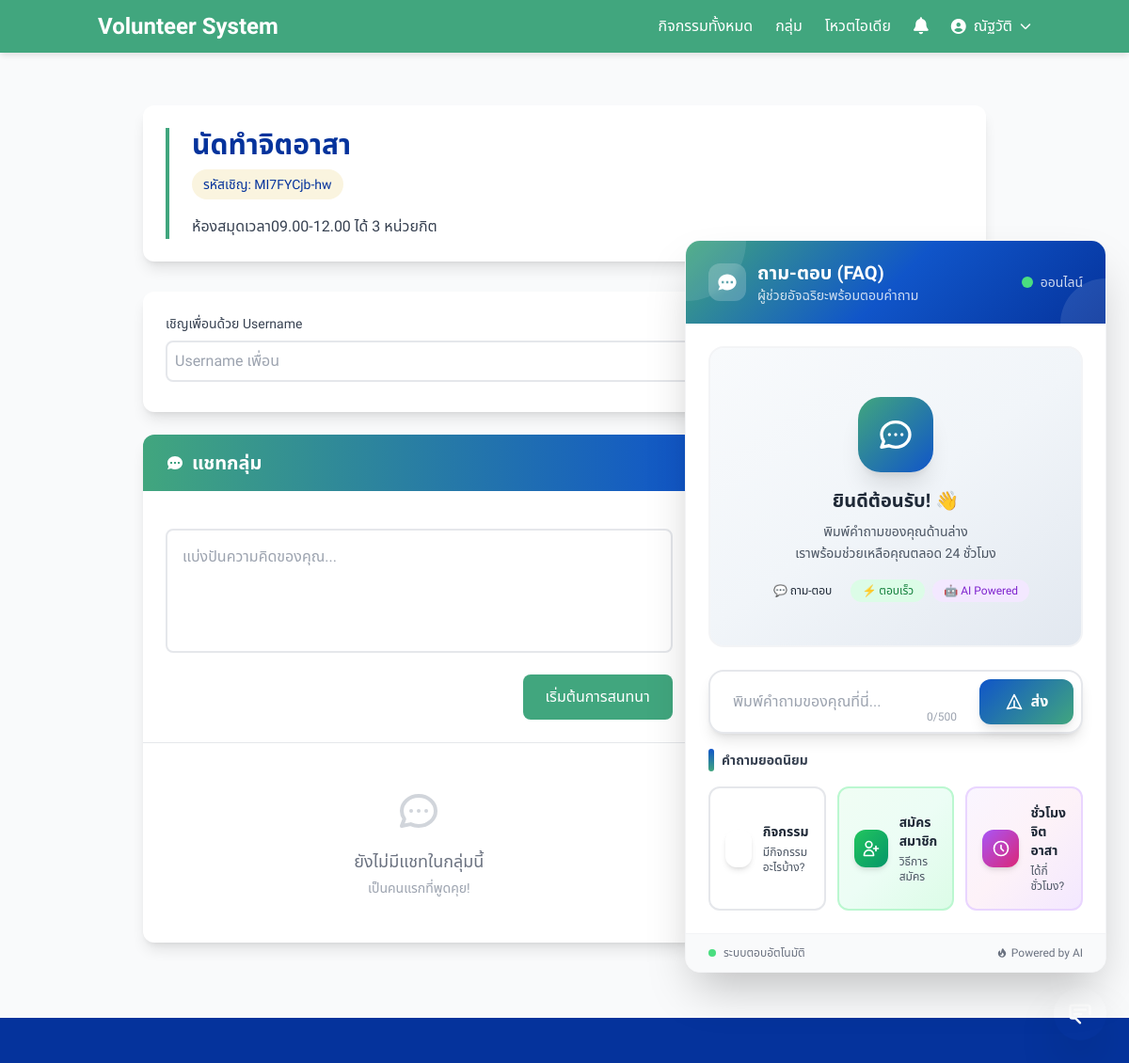
The app's page /group/1/ (signed in), older data.
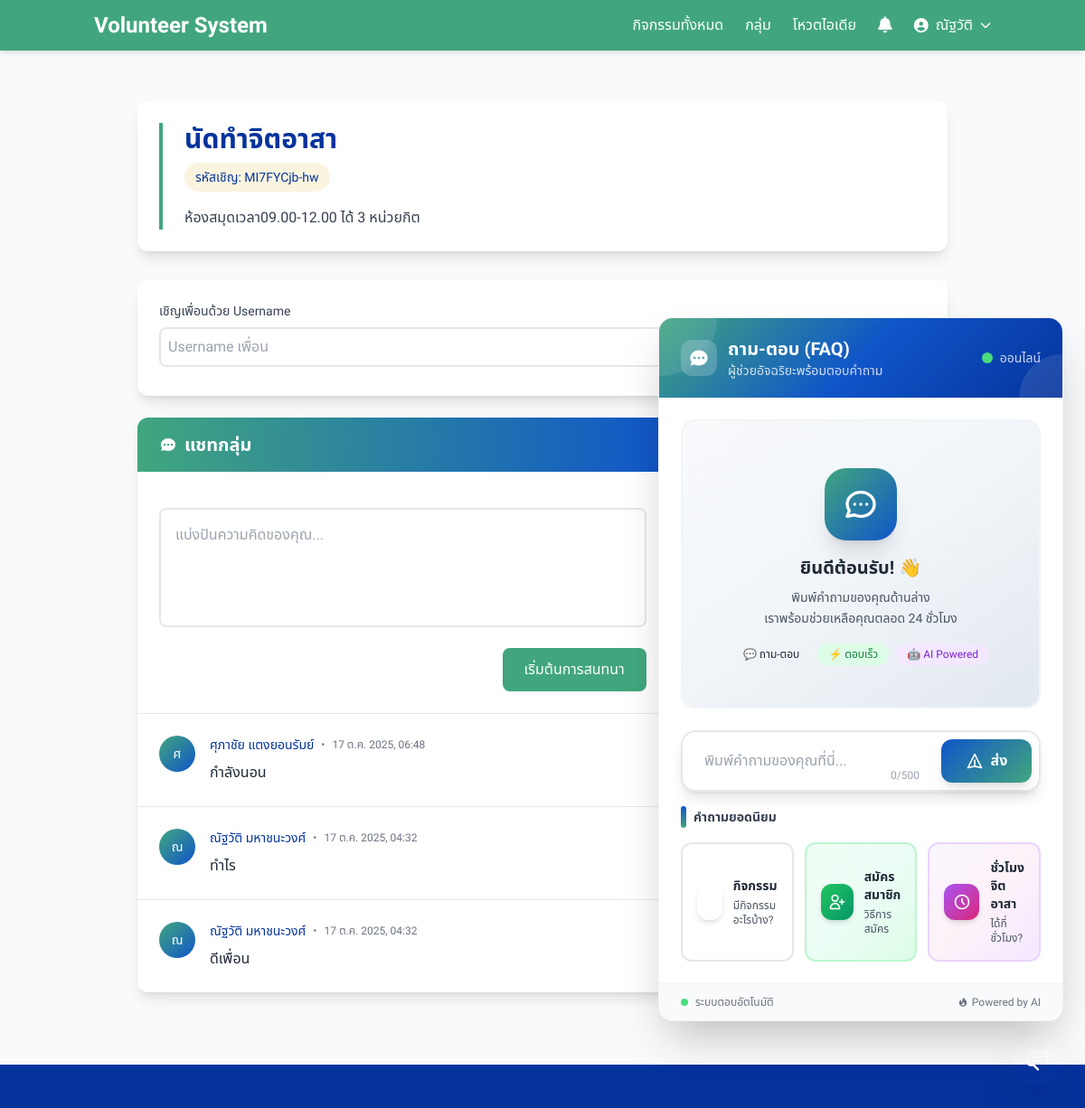
The same page, newer data.
### volunteer_app/models.py (models this page shows, shortened)
class GroupPost(models.Model):
    group = models.ForeignKey(Group, on_delete=models.CASCADE, related_name="posts")
    author = models.ForeignKey(User, on_delete=models.SET_NULL, null=True, blank=True)
    content = models.TextField()
    created_at = models.DateTimeField(auto_now_add=True)

class User(AbstractUser):
    title = models.CharField(max_length=20, blank=True)
    student_id = models.CharField(max_length=20, blank=True)
    faculty = models.CharField(max_length=120, blank=True)
    department = models.CharField(max_length=120, blank=True)
    year = models.PositiveSmallIntegerField(null=True, blank=True)
    is_admin = models.BooleanField(default=False)
    roles = models.ManyToManyField("Role", blank=True, related_name="users")

### volunteer_app/views.py (the view, shortened to what this page needs)
# urls.py: path("group/<int:pk>/", views.group_detail, name="group_detail"),
@login_required
def group_detail(request, pk):
    g = get_object_or_404(Group, pk=pk)
    user_in_group = GroupMembership.objects.filter(group=g, user=request.user).exists()
    posts = g.posts.order_by("-created_at").all()
    members = g.memberships.select_related("user").all()
    return render(request, "group_detail.html", {
        "group": g,
        "posts": posts,
        "members": members,
        "user_in_group": user_in_group,
    })

### volunteer_app/context_processors.py (called while the page is built)
def unread_notifications(request):
    count = 0
    user = getattr(request, 'user', None)
    try:
        if user and user.is_authenticated:
            count = user.notifications.filter(is_read=False).count()
    except Exception:
        count = 0
    return {"unread_notifications_count": count}

### volunteer_app/templates/group_detail.html (shortened to what the changed rows need)
{% extends "base.html" %}
{% load widget_tweaks %}
{% block content %}
<div class="min-h-full bg-gray-50 py-8 px-4 sm:px-6 lg:px-8">
  <div class="max-w-4xl mx-auto">
    {% if group %}
      <div class="bg-white rounded-xl shadow-lg p-6 mb-8">
        <div class="border-l-4 border-[#41A67E] pl-6">
          <h1 class="text-3xl font-bold text-[#05339C] mb-2">{{ group.name }}</h1>
        </div>
      </div>
      <div class="grid grid-cols-1 lg:grid-cols-3 gap-8">
        <div class="lg:col-span-2">
          <div class="bg-white rounded-xl shadow-lg overflow-hidden">
            <div class="bg-gradient-to-r from-[#41A67E] to-[#1055C9] px-6 py-4">
              <h2 class="text-xl font-bold text-white flex items-center">
                <svg class="w-5 h-5 mr-2" fill="currentColor" viewBox="0 0 20 20">
                  <path fill-rule="evenodd" d="M18 10c0 3.866-3.582 7-8 7a8.841 8.841 0 01-4.083-.98L2 17l1.338-3.123C2.493 12.767 2 11.434 2 10c0-3.866 3.582-7 8-7s8 3.134 8 7zM7 9H5v2h2V9zm8 0h-2v2h2V9zM9 9h2v2H9V9z" clip-rule="evenodd"></path>
                </svg>
                แชทกลุ่ม
              </h2>
            </div>
            <div class="divide-y divide-gray-200" id="posts-list">
              {% for p in posts %}
                <article class="p-6 hover:bg-gray-50 transition-colors duration-150">
                  <div class="flex space-x-4">
                    <div class="flex-shrink-0">
                      <div class="w-10 h-10 bg-gradient-to-br from-[#41A67E] to-[#1055C9] rounded-full flex items-center justify-center">
                        <span class="text-white font-medium text-sm">{{ p.author.first_name|first|default:p.author.username|first }}</span>
                      </div>
                    </div>
                    <div class="flex-1 min-w-0">
                      <div class="flex items-center space-x-2 mb-2">
                        <h4 class="text-sm font-medium text-[#05339C]">{{ p.author.get_full_name|default:p.author.username }}</h4>
                        <span class="text-xs text-gray-500">•</span>
                        <time class="text-xs text-gray-500" datetime="{{ p.created_at|date:'c' }}">{{ p.created_at|date:"d M Y, H:i" }}</time>
                      </div>
                      <p class="text-gray-800 leading-relaxed">{{ p.content }}</p>
                    </div>
                  </div>
                </article>
              {% empty %}
                <div class="p-12 text-center">
                  <p class="text-gray-500 text-lg">ยังไม่มีแชทในกลุ่มนี้</p>
                  <p class="text-gray-400 text-sm mt-1">เป็นคนแรกที่พูดคุย!</p>
                </div>
              {% endfor %}
            </div>
          </div>
        </div>
        <div class="lg:col-span-1">
          <div class="bg-white rounded-xl shadow-lg overflow-hidden sticky top-8">
            <div class="bg-gradient-to-r from-[#1055C9] to-[#05339C] px-6 py-4">
              <h2 class="text-xl font-bold text-white flex items-center">
                <span class="ml-2 bg-white bg-opacity-20 px-2 py-1 rounded-full text-sm">{{ members|length }}</span>
              </h2>
            </div>
          </div>
        </div>
      </div>
    {% else %}
      {{ block.super }}
    {% endif %}
  </div>
</div>
{% endblock %}

Row changes from the older to the newer data that the page shows:
added GroupPost: author.first_name|first "ศ", author.get_full_name "ศุภาชัย แตงยอนรัมย์", created_at "17 ต.ค. 2025, 06:48", content "กำลังนอน"
added GroupPost: author.first_name|first "ณ", author.get_full_name "ณัฐวัติ มหาชนะวงศ์", created_at "17 ต.ค. 2025, 04:32", content "ทำไร"
added GroupPost: author.first_name|first "ณ", author.get_full_name "ณัฐวัติ มหาชนะวงศ์", created_at "17 ต.ค. 2025, 04:32", content "ดีเพื่อน"
Text that changed along with them:
text no longer shown: "ยังไม่มีแชทในกลุ่มนี้ เป็นคนแรกที่พูดคุย!"
